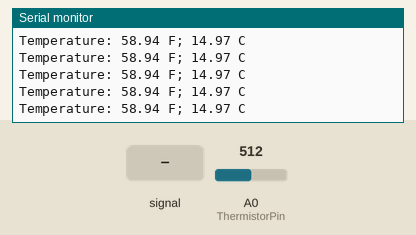
Recording of a sketch running on a simulated Arduino Uno, built with avr-gcc and run on an emulated ATmega328P. Parts: the last lines printed to the serial monitor. The test bench sets the inputs (shaded band); at power-on: A0 (ThermistorPin) = 512.

Above: at 1.2 s.
1.3 s: A0 (ThermistorPin) fed a 200 Hz sine of ±81 counts around its level
At 1.35 s:
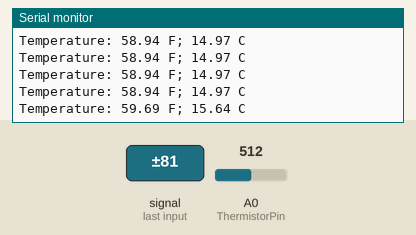
2.8 s: A0 (ThermistorPin) set to 306
At 2.84 s:
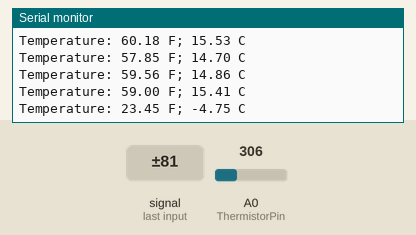
5.8 s: A0 (ThermistorPin) set to 122
At 5.8 s:
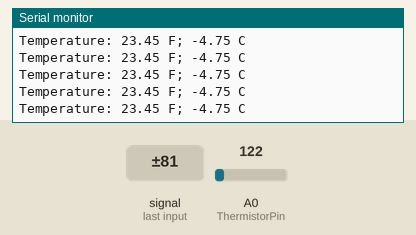
7.3 s: A0 (ThermistorPin) set to 0
At 7.34 s:
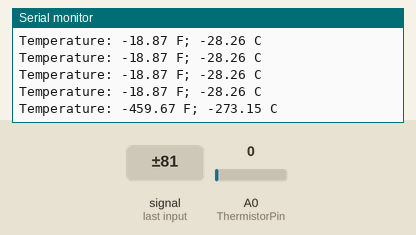
Timing chart, 0 to 10.3 s (numbered marks = the images above; inputs shaded):
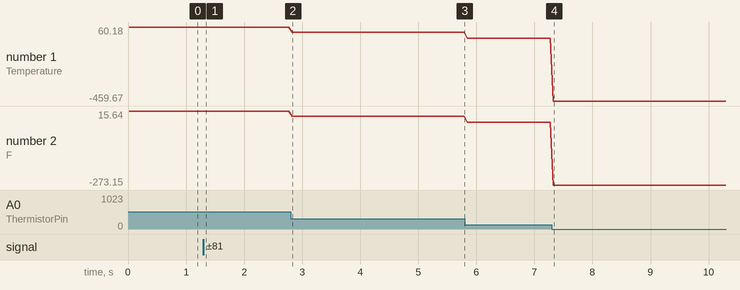

The sketch:

TemperatureSensor.ino
```cpp
#include "temperature.h"

int R1 = 14777;
int pin = A0;
int sampleLen = 77;
Temp * temp;

void setup() {
  Serial.begin(9600);
}

void loop() {
  temp = new Temp(R1, pin, sampleLen);
  float Tc = temp->getCelsius();
  float Tf = temp->getFehrenhait();

  Serial.print("Temperature: ");
  Serial.print(Tf);
  Serial.print(" F; ");
  Serial.print(Tc);
  Serial.println(" C");

  delay(33);
  delete temp;
}
```

temperature.cpp
```cpp
#include "Arduino.h"
#include "temperature.h"

Temp::Temp(int R1, int pin, int samplesLen) {
  this->pin = pin;
  this->R1 = R1;
  this->samplesLen = samplesLen;
}

void Temp::getAVG() {
  float sum = 0.0;
  for (int i = 0; i < this->samplesLen; i++) {
    sum += analogRead(this->pin);
  }
  this->avg = sum / this->samplesLen;
}

void Temp::getKarven() {
  this->getAVG();
  float R2 = this->R1 * (1023.0 / this->avg - 1.0);
  float logR2 = log(R2);
  float T = (1.0 / (this->c1 + this->c2*logR2 + this->c3*logR2*logR2*logR2));
  this->karven = T;
  return T;
}

float Temp::getCelsius() {
  this->getKarven();
  float Tc = this->karven - 273.15;
  return Tc;
}

float Temp::getFehrenhait() {
  float celsius = this->getCelsius();
  float Tf = (celsius * 9.0)/ 5.0 + 32.0;
  return Tf;
}
```

temperature.h
```cpp
#define ThermistorPin A0


class Temp {
  private:
    int pin, samplesLen, R1;
    float c1 = 1.009249522e-03, c2 = 2.378405444e-04, c3 = 2.019202697e-07, &karven, &avg;
    void getAVG();
    void getKarven();
  public:
    Temp(int R1, int pin, int samplesLen);
    float getCelsius();
    float getFehrenhait();
};
```

Measured:
- after the input at 1.3 s, the serial monitor: prints a new line at once (image 1)
- after the input at 7.3 s, the serial monitor: prints a new line at once (image 4)
- plotted number 1: 58.94 → 59 after the input at 1.3 s, 23.45 → -18.87 after the input at 5.8 s, -18.87 → -459.67 after the input at 7.3 s
- plotted number 2: 14.97 → 15.41 after the input at 1.3 s, -4.75 → -28.26 after the input at 5.8 s, -28.26 → -273.15 after the input at 7.3 s
